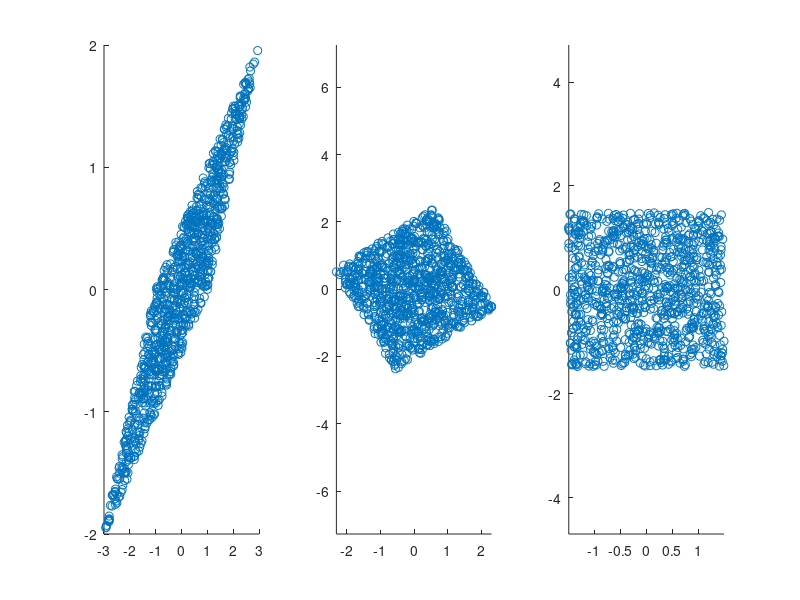

Here is the MATLAB script that generated this plot:
function lec6_slide22()
    rng(0, 'twister');
    NUM = 1000;
    r1 = rand(1, NUM)*2 - 1;
    r2 = rand(1, NUM)*2 - 1;
    x = 2*r1 + r2;
    y = r1 + r2;
    
    X = vertcat(x, y);    
    [U, S, V] = svd(cov(X'));
    W = S ^ -0.5 * transpose(V);
    pca_points = W * X;
    
    tol = 1e-10;
    mu = 1e-2;
    Wi = eye(2);
    while 1
        Y = Wi * X;
        del_W = (NUM .* (eye(2)) - (Y.^3 * Y.')) * Wi / NUM;
        maxed = max(abs(del_W(:)));
        disp(maxed)
        
        if all(maxed < tol)
            disp(del_W);
            break
        end
        
        Wi = Wi + mu .* del_W;
    end
    
    lca_points = Wi * X;
    
    subplot(131)
    scatter(X(1, :), X(2, :));
    subplot(132);
    scatter(pca_points(1, :), pca_points(2, :));
    axis equal;
    subplot(133);
    scatter(lca_points(1, :), lca_points(2, :));
    axis equal;
end

